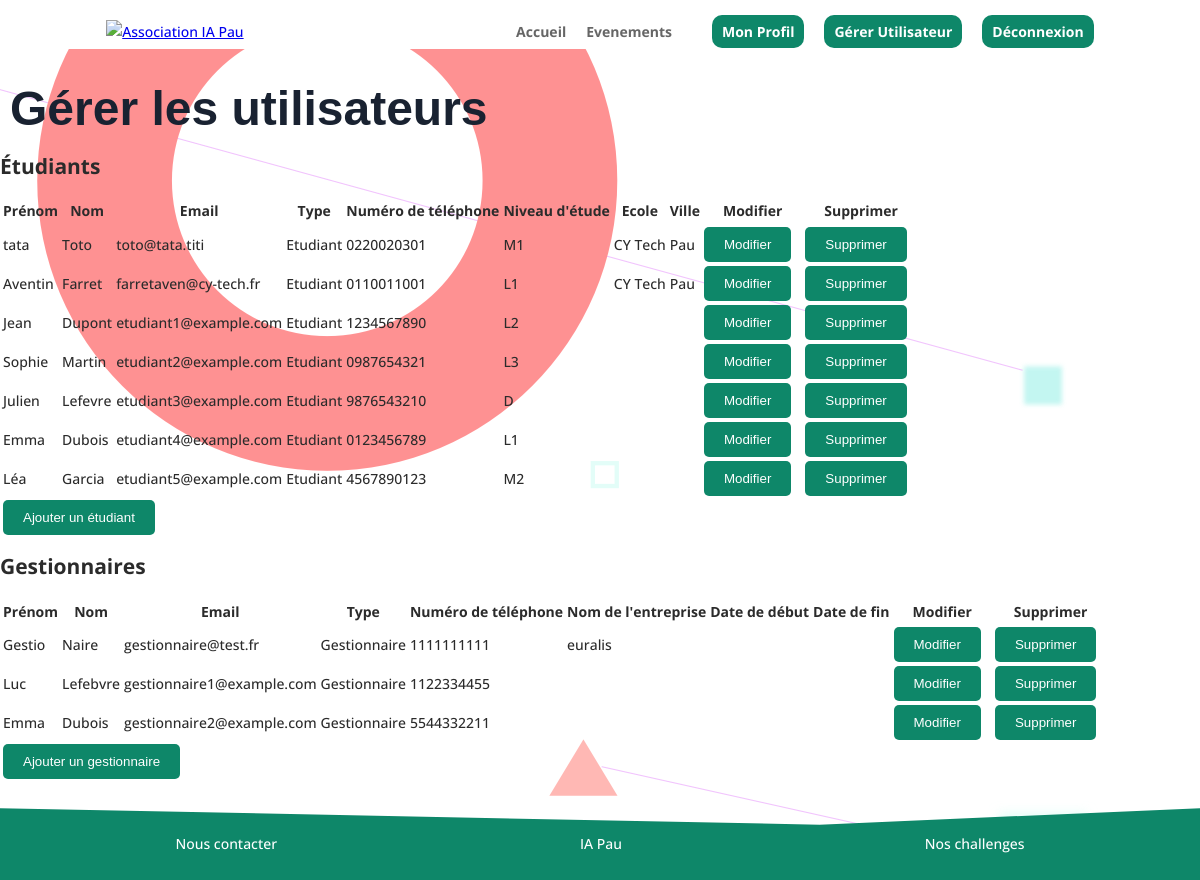
Screenshot of /?page=gererUtilisateur (signed in) with the database file from the repository.
### tables this page shows
CREATE TABLE Utilisateur(
    idUtilisateur int NOT NULL AUTO_INCREMENT,
    email varchar(64) NOT NULL,
    motDePasse varchar(255) NOT NULL,
    type varchar(30) NOT NULL,
    nomUtilisateur varchar(30) NOT NULL,
    prenomUtilisateur varchar(30) NOT NULL,
    numeroTel char(10) NOT NULL,
    niveauEtude varchar(2),
    ecole varchar(30),
    ville varchar(30),
    nomEntreprise varchar(30),
    dateDebutUtilisateur date,
    dateFinUtilisateur date,
    PRIMARY KEY (idUtilisateur),
 
    UNIQUE (email),
    CONSTRAINT check_numerotel CHECK (numeroTel REGEXP '^[0-9]{10}$'),
    CONSTRAINT check_niveauEtude CHECK (niveauEtude IN ('','L1', 'L2', 'L3', 'M1', 'M2', 'D')),
    CONSTRAINT check_type CHECK (type IN ('Etudiant', 'Gestionnaire', 'Administrateur'))
);

### action/bdd.php (called while the page is built, shortened)
<?php
require_once('database_login.php');
function connect()
{
    $connexion = null;
    global $username;
    global $password;
    global $bddname;
    global $port;
    try {
        $connexion = new PDO(
            'mysql:host=localhost;dbname=' . $bddname . ';charset=utf8' . ';port=' . $port,
            $username,
            $password
        );
    } catch (Exception $e) {
        die('Erreur : ' . $e->getMessage());
    }
    return $connexion;
}
function getUser($mail)
{
    try {
        $conn = connect();
        $sqlQuery = "SELECT * FROM Utilisateur WHERE email LIKE :email";
        $statement = $conn->prepare($sqlQuery);
        $statement->bindParam(':email', $mail);
        $statement->execute();
        $result = $statement->fetchAll();
        return $result;
    } catch (Exception $e) {
        die('Erreur : ' . $e->getMessage());
    }
}
function getAllUsers()
{
    try {
        $conn = connect();
        $sqlQuery = "SELECT email, motDePasse,type, nomUtilisateur, prenomUtilisateur, numeroTel, niveauEtude, ecole, ville, nomEntreprise, dateDebutUtilisateur, dateFinUtilisateur FROM Utilisateur WHERE type LIKE 'Etudiant' OR type LIKE 'Gestionnaire'";
        $statement = $conn->prepare($sqlQuery);
        $statement->execute();
        $result = $statement->fetchAll();
        return $result;
    } catch (Exception $e) {
        die('Erreur : ' . $e->getMessage());
    }
}
?>

### pages/gererUtilisateur.php (the view)
<?php
if (isset($_SESSION['email'])) {
    $infos = getAllUsers();
    ?>
    <div>
        <h1>Gérer les utilisateurs</h1>
    </div>
    <div class="tableau">
        <h2>Étudiants</h2>
        <table id="tableauEtudiants">
            <tr>
                <th>Prénom</th>
                <th>Nom</th>
                <th>Email</th>
                <th>Type</th>
                <th>Numéro de téléphone</th>
                <th>Niveau d'étude</th>
                <th>Ecole</th>
                <th>Ville</th>
                <th>Modifier</th>
                <th>Supprimer</th>
            </tr>
            <?php
            $etudiants = array_filter($infos, function ($info) {
                return $info['type'] === 'Etudiant';
            });
            foreach ($etudiants as $info) {
                echo "<tr>";
                echo "<td>" . $info['prenomUtilisateur'] . "</td>";
                echo "<td>" . $info['nomUtilisateur'] . "</td>";
                echo "<td>" . $info['email'] . "</td>";
                echo "<td>" . $info['type'] . "</td>";
                echo "<td>" . $info['numeroTel'] . "</td>";
                echo "<td>" . $info['niveauEtude'] . "</td>";
                echo "<td>" . $info['ecole'] . "</td>";
                echo "<td>" . $info['ville'] . "</td>";
                echo "<td><button class='modifier-btn' data-email='" . $info['email'] . "' onclick='toggleEditEtudiant(this)'>Modifier</button></td>";
                echo "<td><button class='modifier-btn' data-email='" . $info['email'] . "' onclick='supprimerUtilisateur(this)'>Supprimer</button></td>";
                echo "</tr>";
            }
            ?>
            <tr>
                <td colspan="11"><button id="ajouter-btn1" onclick="ajouterEtudiant()">Ajouter un étudiant</button></td>
            </tr>
        </table>
        <h2>Gestionnaires</h2>
        <table id="tableauGestionnaire">
            <tr>
                <th>Prénom</th>
                <th>Nom</th>
                <th>Email</th>
                <th>Type</th>
                <th>Numéro de téléphone</th>
                <th>Nom de l'entreprise</th>
                <th>Date de début</th>
                <th>Date de fin</th>
                <th>Modifier</th>
                <th>Supprimer</th>
            </tr>
            <?php
            $gestionnaires = array_filter($infos, function ($info) {
                return $info['type'] === 'Gestionnaire';
            });
            foreach ($gestionnaires as $info) {
                echo "<tr>";
                echo "<td>" . $info['prenomUtilisateur'] . "</td>";
                echo "<td>" . $info['nomUtilisateur'] . "</td>";
                echo "<td>" . $info['email'] . "</td>";
                echo "<td>" . $info['type'] . "</td>";
                echo "<td>" . $info['numeroTel'] . "</td>";
                echo "<td>" . $info['nomEntreprise'] . "</td>";
                echo "<td>" . $info['dateDebutUtilisateur'] . "</td>";
                echo "<td>" . $info['dateFinUtilisateur'] . "</td>";
                echo "<td><button class='modifier-btn' data-email='" . $info['email'] . "' onclick='toggleEditGestionnaire(this)'>Modifier</button></td>";
                echo "<td><button class='modifier-btn' data-email='" . $info['email'] . "' onclick='supprimerUtilisateur(this)'>Supprimer</button></td>";
                echo "</tr>";
            }
            ?>
            <tr>
                <td colspan="11"><button id="ajouter-btn2" onclick="ajouterGestionnaire()">Ajouter un gestionnaire</button></td>
            </tr>
        </table>
    </div>
    <?php
} else {
    echo 'error';
}
?>

### index.php (shortened to what this page needs)
<?php
include "action/database_login.php";
include "action/bdd.php";
include "action/router.php";
?>
<!DOCTYPE html>
<html lang="fr">
    <head>
        <link rel="stylesheet" href="styles/global.css" />
        <link rel="stylesheet" href="styles/component/header.css" />
        <link rel="stylesheet" href="styles/component/footer.css" />
        <link rel="stylesheet" href="styles/component/accueil.css" />
        <link rel="stylesheet" href="styles/component/profil.css" />
        <link rel="stylesheet" href="styles/component/form.css" />
        <link rel="stylesheet" href="styles/component/synthese.css"/>
    </head>
    <body>
        <div id="app">
            <div id="header">
                <?php include "component/header.php"; ?>
            </div>
            <div id="middle">
                <div id="content">
                    <?php
                    router::set_page();
                    ?>
                </div>
            </div>
            <div id="footer">
                <?php include "component/footer.php"; ?>
            </div>
        </div>
    </body>
</html>

### component/header.php
<header>
    <a class="logo" href="/?page=accueil">
        <img src="http://iapau.org/wp-content/uploads/2021/05/iapau_round.png" alt="Association IA Pau" id="logo">
    </a>
	<div id="nav">
        <ul>
            <li>
                <a href="/?page=accueil">Accueil</a>
            </li>
            <li>
                <a href="/?page=evenements">Evenements</a>
            </li>
            <li>
        <?php if (isset($_SESSION['email'])) {
            $infos = getUser($_SESSION['email']);
            if ($infos[0]['type'] == "Etudiant") {
            ?>
            <li class="buttonC"><a href="/?page=profilEtudiant">Mon Profil </a></li>
            <?php
            } else if ($infos[0]['type'] == "Gestionnaire") {
            ?>
            <li class="buttonC"><a href="/?page=profilGestionnaire">Mon Profil </a></li>
            <?php
            } else if ($infos[0]['type'] == "Administrateur") {
            ?>
            <li class="buttonC"><a href="/?page=profilAdmin">Mon Profil </a></li>
            <li class="buttonC"><a href="/?page=gererUtilisateur">Gérer Utilisateur </a></li>
            <?php } ?>
            <li class="buttonC"><a href="../action/logout.php">Déconnexion </a> </li>
        <?php } else { ?>
            <li class="buttonC" ><a href="/?page=connexion">Connexion</a></li>
            <li class="buttonC" ><a href="/?page=inscription">S'inscrire</a></li>
        <?php } ?>
            </li>
        </ul>
    </div>
</header>

### action/router.php (shortened to what this page needs)
<?php
class router
{
    public static function set_page(): bool
    {
        $pages = $_GET["page"];
        if (is_file("pages/".$pages.".php")){
            include "pages/".$pages.".php";
            return true;
        }
        else {
            include "pages/404.php";
            return false;
        }
    }
}

### component/footer.php
<footer>
    <div>
        <a href="https://iapau.org/contact/">Nous contacter</a>
    </div>
    <div>
        <a href="https://iapau.org">IA Pau</a>
    </div>
    <div>
        <a href="/?page=evenements">Nos challenges</a>
    </div>
</footer>

### styles/global.css (style rules this page uses)
body { position: relative; margin: 0; padding-bottom: 6rem; min-height: 100%; font-family: Open Sans,Arial,sans-serif; font-size: 14px; color: #2b2b2b; line-height: 1.7em; font-weight: 500; background-color: rgb(255, 255, 255); background-image: url(/images/background.png); }
html { height: 100%; box-sizing: border-box; }
*, *:before, *:after { box-sizing: inherit; }
#content { margin: 0 auto; margin-top: 80px; width: 100%; }
#content h1 { margin-top: 30px; margin-left: 10px; font-family: 'Ubuntu',Helvetica,Arial,Lucida,sans-serif; font-weight: 700; font-size: 48px; color: #192231; line-height: 1.2em; }
article, aside, footer, header, hgroup, nav, section { display: block; }
button { background-color: #0e8769; color: white; border-radius: 5px; padding: 10px 20px; border: none; transition: color 0.3s ease; font-family: 'Ubuntu',Helvetica,Arial,Lucida,sans-serif !important; cursor: pointer; }

### styles/component/header.css (style rules this page uses)
#logo { transition: 1.2s; width: 50px; height: 50px; }
#header { box-shadow: none; overflow: hidden; background-color: #ffffff; position: fixed; top: 0; left: 0; width: 100%; transition: 0.4s; z-index: 20; padding: 20px 0 5px 0; }
header { display: flex; align-items: center; justify-content: space-around; }
.logo img { width: 80px; height: auto; }
#nav ul { list-style: none; display: flex; align-items: center; margin: 0 ; }
#nav ul li { margin-left: 20px; }
#nav ul li a { color: #666666; text-decoration: none; font-weight: bold; transition: color 0.3s ease; }
.buttonC a { padding: 7px 10px; background-color: #0e8769; color: #fff !important; text-decoration: none; border-radius: 10px; }

### styles/component/footer.css (style rules this page uses)
#footer { clip-path: polygon(68.3% 23%, 100% 0%, 100% 100%, 0% 100%, 0% 0%); position: absolute; right: 0; bottom: 0; left: 0; padding: 1.5rem; background-color: #0e8769; text-align: center; }
footer { background-color: #0e8769 !important; display: flex; justify-content: space-around; }
footer a { color: white; text-decoration: none; }

### styles/component/synthese.css (style rules this page uses)
h1 { margin-bottom: 10px; }
button { margin-right: 10px; }

### rows the page displays
utilisateur: prenomUtilisateur "tata", nomUtilisateur "Toto", email "toto@tata.titi", type "Etudiant", numeroTel "0220020301", niveauEtude "M1", ecole "CY Tech", ville "Pau"
utilisateur: prenomUtilisateur "Aventin", nomUtilisateur "Farret", email "farretaven@cy-tech.fr", type "Etudiant", numeroTel "0110011001", niveauEtude "L1", ecole "CY Tech", ville "Pau"
utilisateur: prenomUtilisateur "Jean", nomUtilisateur "Dupont", email "etudiant1@example.com", type "Etudiant", numeroTel "1234567890", niveauEtude "L2"
utilisateur: prenomUtilisateur "Sophie", nomUtilisateur "Martin", email "etudiant2@example.com", type "Etudiant", numeroTel "0987654321", niveauEtude "L3"
utilisateur: prenomUtilisateur "Julien", nomUtilisateur "Lefevre", email "etudiant3@example.com", type "Etudiant", numeroTel "9876543210", niveauEtude "D"
utilisateur: prenomUtilisateur "Emma", nomUtilisateur "Dubois", email "etudiant4@example.com", type "Etudiant", numeroTel "0123456789", niveauEtude "L1"
utilisateur: prenomUtilisateur "Léa", nomUtilisateur "Garcia", email "etudiant5@example.com", type "Etudiant", numeroTel "4567890123", niveauEtude "M2"
utilisateur: prenomUtilisateur "Gestio", nomUtilisateur "Naire", email "gestionnaire@test.fr", type "Gestionnaire", numeroTel "1111111111", nomEntreprise "euralis"
utilisateur: prenomUtilisateur "Luc", nomUtilisateur "Lefebvre", email "gestionnaire1@example.com", type "Gestionnaire", numeroTel "1122334455"
utilisateur: prenomUtilisateur "Emma", nomUtilisateur "Dubois", email "gestionnaire2@example.com", type "Gestionnaire", numeroTel "5544332211"
